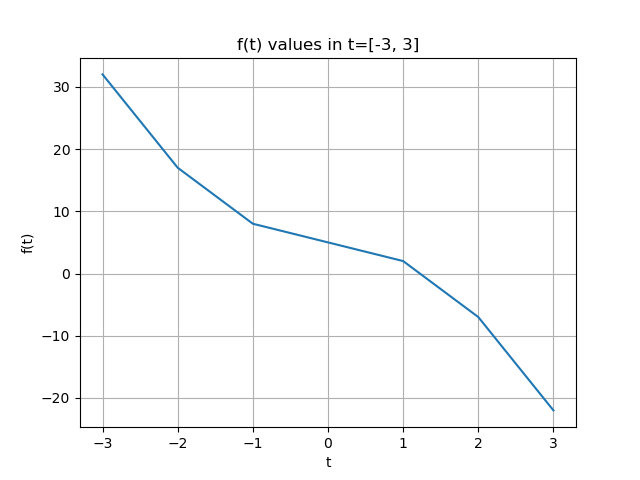

This figure's Python source:
# plotting p6 output
import numpy as np
import matplotlib.pyplot as plt

# the plot will be t over f(t) in [-3,3]
t, f = np.loadtxt('p6.txt', unpack=True)
plt.plot(t, f)
plt.xlabel('t')
plt.ylabel('f(t)')
plt.title('f(t) values in t=[-3, 3]')
plt.grid(True)
plt.savefig('p6.png')
plt.show()
